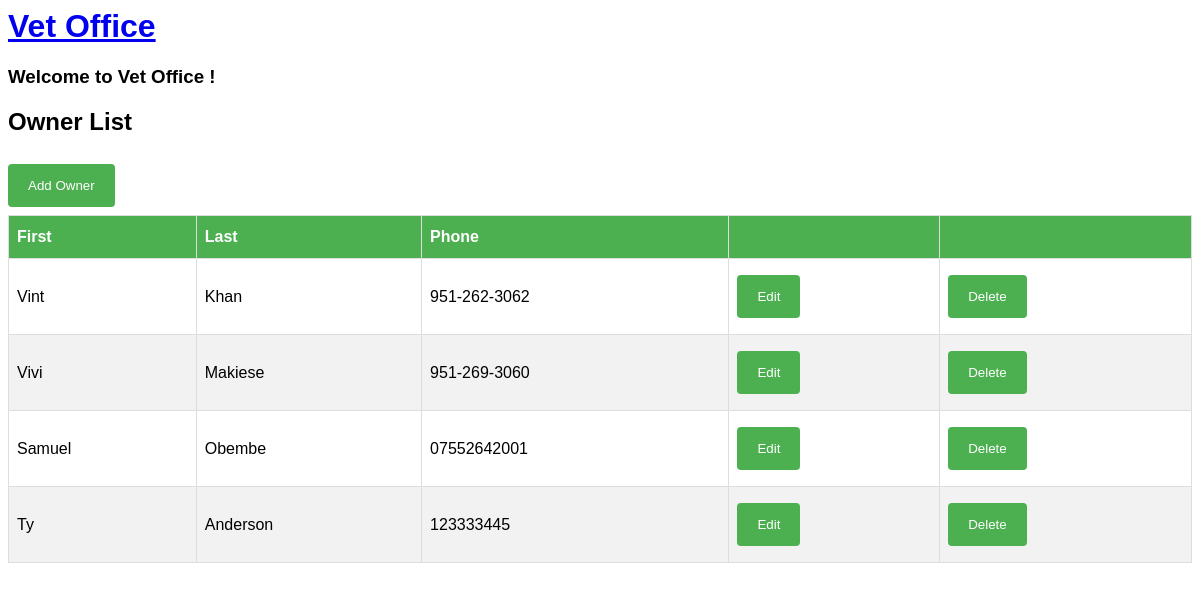
Before: /owner/list (signed in) with the older database file.
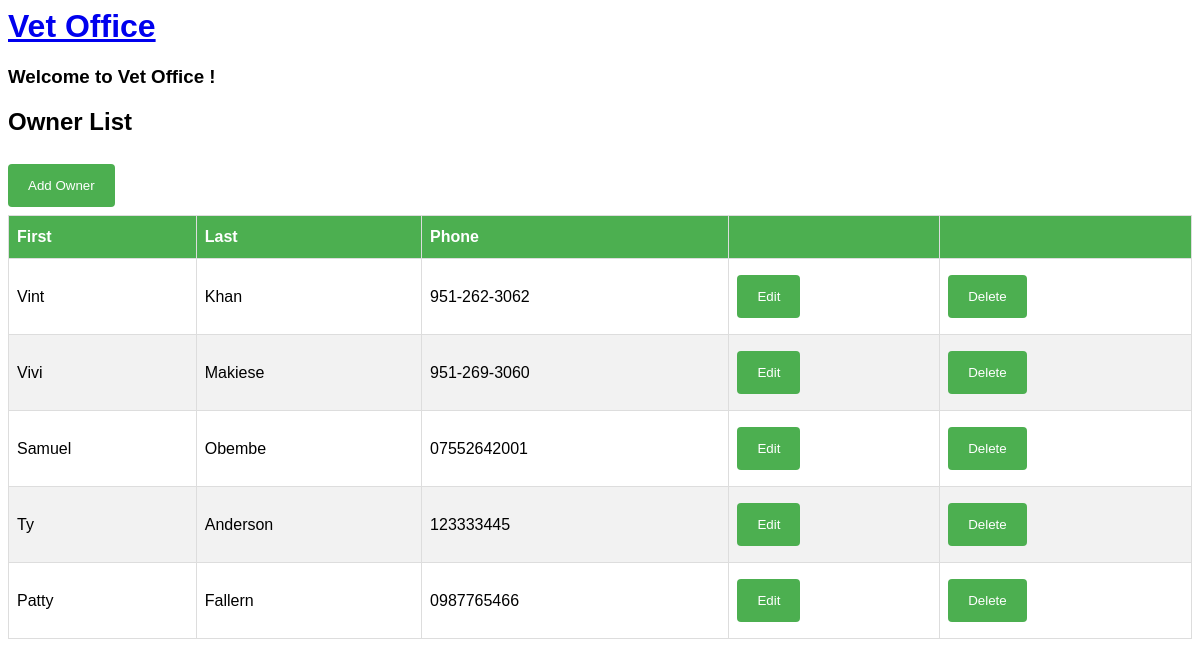
After: the same page with the newer database file.
### vetoffice/models.py (models this page shows, shortened)
class Owner(models.Model):
    first_name = models.CharField(max_length=30)
    last_name = models.CharField(max_length=30)
    phone = models.CharField(max_length=30)

### vetoffice/views.py (the view)
# urls.py: path("owner/list", views.OwnerList.as_view(), name="ownerlist"),
class OwnerList(LoginRequiredMixin, ListView):
   model = Owner

### vetoffice/templates/vetoffice/owner_list.html (shortened to what this page needs)
{% extends 'vetoffice/base.html' %}
{% block content %}
<h2>Owner List</h2>
<a href="{% url 'ownercreate' %}"><button class="btn">Add Owner</button></a>
<table id="owners">
  <tr>
    <th>First</th>
    <th>Last</th>
    <th>Phone</th>
    <th> </th>
    <th> </th>
  </tr>
  {% for owner in owner_list %}
  <tr>
    <td>{{ owner.first_name }}</td>
    <td>{{ owner.last_name }}</td>
    <td>{{ owner.phone }}</td>
    <td><a href="{% url 'ownerupdate' owner.id %}"><button>Edit</button></a></td>
    <td><a href="{% url 'ownerdelete' owner.id %}"><button>Delete</button></a></td>
  </tr>
  {% endfor %}
</table>
{% endblock %}

Changed rows visible on the page:
added Owner: first_name "Patty", last_name "Fallern", phone "0987765466"
